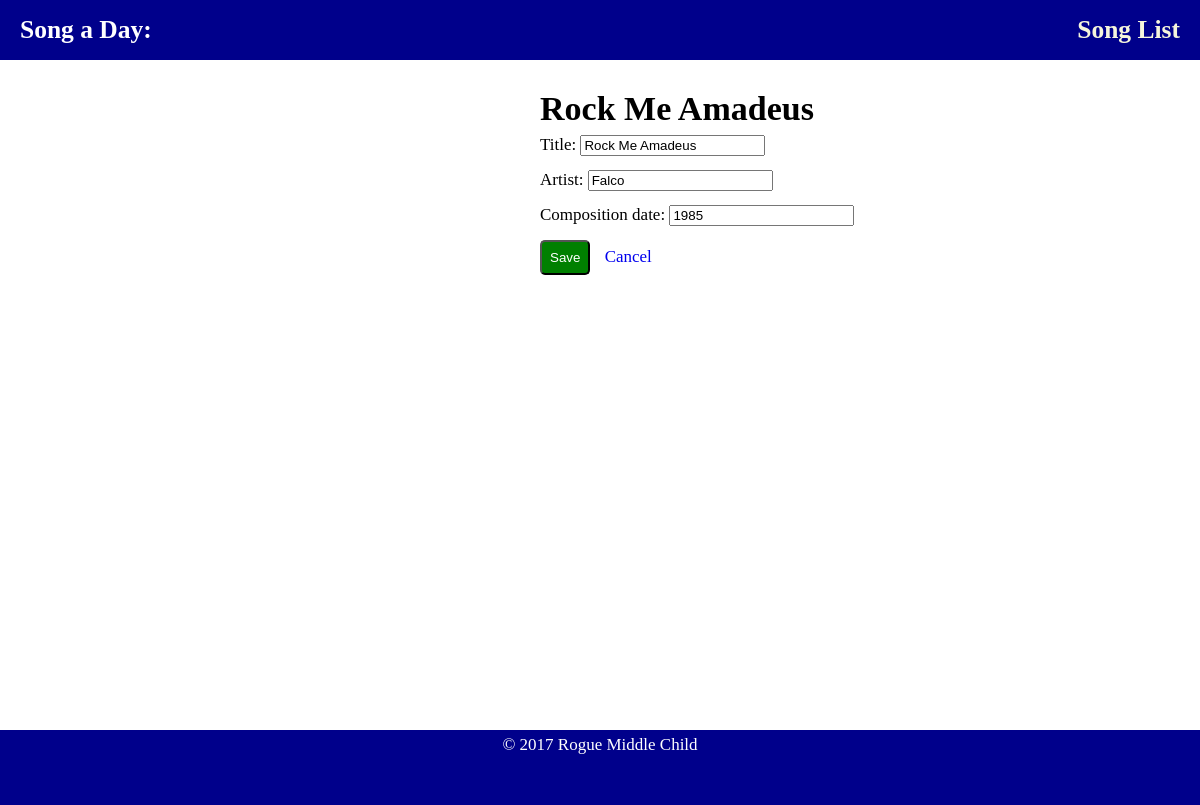
The page /songs/edit/3/ on the database its author committed.
### songs/models.py (models this page shows, shortened)
class Song(models.Model):
    created_at = models.DateTimeField(auto_now_add=True)
    title = models.CharField(max_length=255)
    artist = models.CharField(max_length=255, default="N/A")
    composition_date = models.PositiveIntegerField(default=1900)

### songs/views.py (the view)
# urls.py: url(r'^edit/(?P<pk>\d+)/$', views.SongUpdateView.as_view(), name='update'),
class SongUpdateView(UpdateView):
    fields = ('title', 'artist', 'composition_date')
    model = models.Song

### songs/templates/songs/song_form.html (shortened to what this page needs)
{% extends "layout.html" %}
{% block content %}
<div class="form">
    <h1>{{ form.instance.title|default:"Add a New Song" }}</h1>
    <form method="POST" action="">
        {{ form.as_p }}
        <input type="submit" class="button save" value="Save"> <a href="{% url 'songs:list' %}">Cancel</a>
    </form>
</div>
{% endblock %}

### assets/css/layout.css (style rules this page uses)
* { box-sizing: border-box; margin: 0; }
html { font-size: 17px; }
html, body { height: 100%; }
a { text-decoration: none; }
.save { background-color: green; color: white; border-radius: 5px; padding: 8px; margin-top: 7px; margin-right: 10px; }
.form, .margin-center { margin-left: 10%; }
.form p, .margin-center p { padding: 7px 0px; }
@media (min-width: 786px) { .form { margin-left: 45%; } }

### rows shown on the page
Song: instance "Rock Me Amadeus", title "Rock Me Amadeus", artist "Falco", composition_date "1985"
